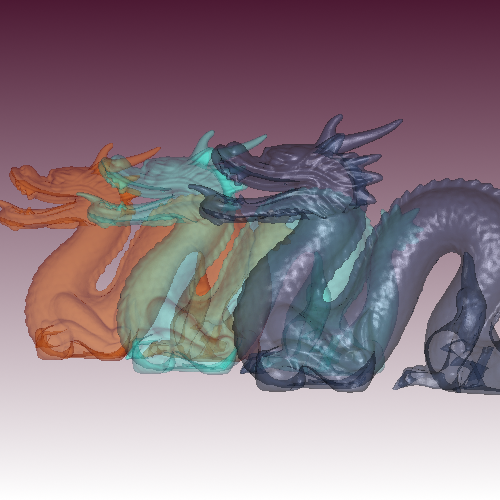

Write Python code to recreate this figure.
#!/usr/bin/env python

# Demonstrate depth peeling pass with three translucent dragons.

import vtkmodules.vtkInteractionStyle  # noqa: F401
import vtkmodules.vtkRenderingOpenGL2  # noqa: F401

import os

from vtkmodules.vtkIOPLY import vtkPLYReader
from vtkmodules.vtkRenderingCore import (
    vtkActor,
    vtkPolyDataMapper,
    vtkRenderWindow,
    vtkRenderWindowInteractor,
    vtkRenderer,
)

# Read dragon mesh
data_dir = os.environ.get("VPE_DATA_DIR", os.path.dirname(os.path.abspath(__file__)))
reader = vtkPLYReader()
reader.SetFileName(os.path.join(data_dir, "dragon.ply"))
reader.Update()

mapper = vtkPolyDataMapper()
mapper.SetInputConnection(reader.GetOutputPort())

# Dragon 1: warm tones, translucent
actor_0 = vtkActor()
actor_0.SetMapper(mapper)
actor_0.GetProperty().SetAmbientColor(1.0, 0.0, 0.0)
actor_0.GetProperty().SetDiffuseColor(1.0, 0.8, 0.3)
actor_0.GetProperty().SetSpecular(0.0)
actor_0.GetProperty().SetDiffuse(0.5)
actor_0.GetProperty().SetAmbient(0.3)
actor_0.GetProperty().SetOpacity(0.35)
actor_0.SetPosition(-0.1, 0.0, -0.1)

# Dragon 2: cool tones, translucent
actor_1 = vtkActor()
actor_1.SetMapper(mapper)
actor_1.GetProperty().SetAmbientColor(0.2, 0.2, 1.0)
actor_1.GetProperty().SetDiffuseColor(0.2, 1.0, 0.8)
actor_1.GetProperty().SetSpecularColor(1.0, 1.0, 1.0)
actor_1.GetProperty().SetSpecular(0.2)
actor_1.GetProperty().SetDiffuse(0.9)
actor_1.GetProperty().SetAmbient(0.1)
actor_1.GetProperty().SetSpecularPower(10.0)
actor_1.GetProperty().SetOpacity(0.20)

# Dragon 3: blue tones, translucent
actor_2 = vtkActor()
actor_2.SetMapper(mapper)
actor_2.GetProperty().SetDiffuseColor(0.5, 0.65, 1.0)
actor_2.GetProperty().SetSpecularColor(1.0, 1.0, 1.0)
actor_2.GetProperty().SetSpecular(0.7)
actor_2.GetProperty().SetDiffuse(0.4)
actor_2.GetProperty().SetSpecularPower(60.0)
actor_2.GetProperty().SetOpacity(0.35)
actor_2.SetPosition(0.1, 0.0, 0.1)

# Renderer with depth peeling
renderer = vtkRenderer()
renderer.AddActor(actor_0)
renderer.AddActor(actor_1)
renderer.AddActor(actor_2)
renderer.SetBackground(1.0, 1.0, 1.0)
renderer.SetBackground2(0.3, 0.1, 0.2)
renderer.GradientBackgroundOn()
renderer.SetUseDepthPeeling(1)
renderer.SetMaximumNumberOfPeels(20)
renderer.SetOcclusionRatio(0.0)

render_window = vtkRenderWindow()
render_window.SetSize(500, 500)
render_window.SetMultiSamples(0)
render_window.SetAlphaBitPlanes(1)
render_window.AddRenderer(renderer)
render_window.SetWindowName("depth peeling pass")

interactor = vtkRenderWindowInteractor()
interactor.SetRenderWindow(render_window)

# Scene
renderer.GetActiveCamera().SetPosition(0, 0, 1)
renderer.GetActiveCamera().SetFocalPoint(0, 0, 0)
renderer.GetActiveCamera().SetViewUp(0, 1, 0)
renderer.ResetCamera()
renderer.GetActiveCamera().Azimuth(15.0)
renderer.GetActiveCamera().Zoom(1.8)

interactor.Initialize()
interactor.Start()
